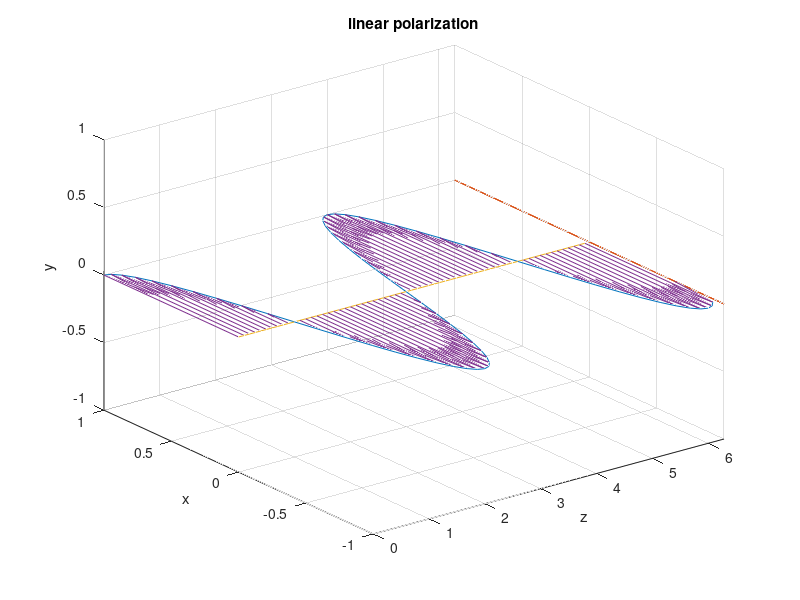
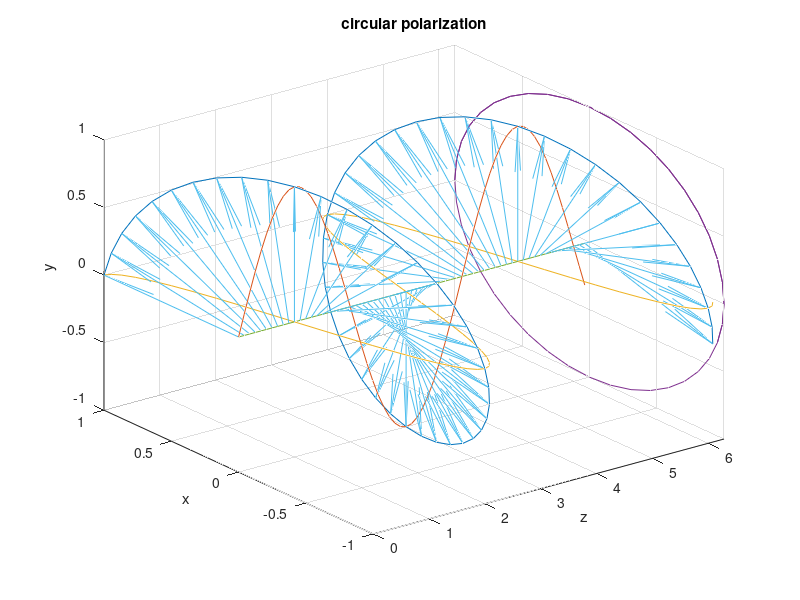
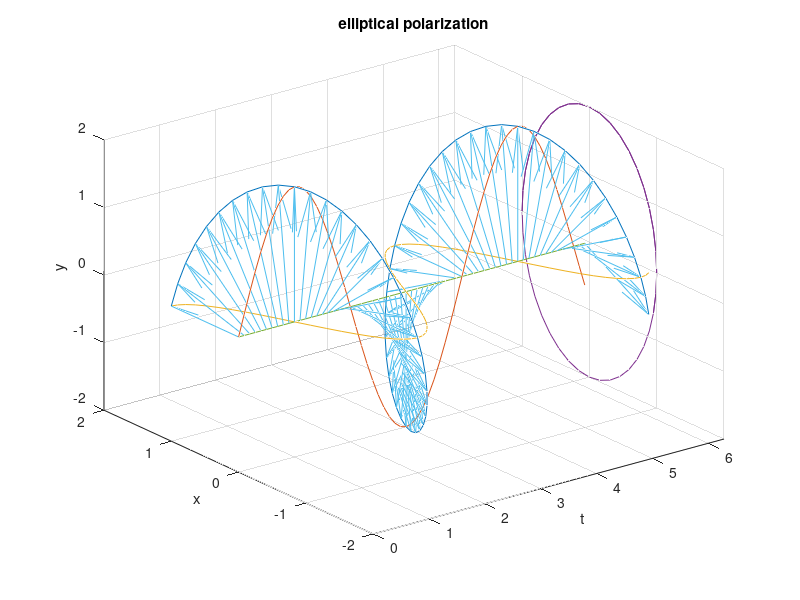

Write MATLAB code to recreate these figures, in order.
%getting a pretty wave
%calculate the polarization vector as a function of position 
%for linearly, circularly, and elliptically polarized light
%propogating in the z direction, and its projection onto the x-y axis
%visualize this
clear

%some constants
E0= 1 %magnitude
E1= 1
k= pi/2 %wave vector (frequency)
o1=0 %(omega/angular freq*time=phase (changes w time))
o2=0
%our direction of propogation
z=0:0.1:2*pi

%linear polarization
x=E0*cos(k*z-o1);
E1=0
y=E1*sin(k*z-o2);

figure 
plot3(z,x,y)
hold on
plot3(z*0+2*pi,x,y)% x-y projection
%----making a line through the origin
plot(z,z*0)
%---making it go to the point
quiver3(z,0*z,0*z,0*z,x,y,'AutoScale','off')
%Plot3AxisAtOrigin(x,y,z)
%---making it pretty
grid on
xlim([0 2*pi]);
ylim([-1 1]);
zlim([-1 1]);
title('linear polarization')
xlabel('z'); 
ylabel('x');
zlabel('y');
hold off

%circular polarization
x=E0*cos(k*z-o1);
E1=E0
y=E1*sin(k*z-o2);

figure 
plot3(z,x,y)
hold on
plot3(z,z*0,y)% x wave
plot3(z,x,z*0)% y wave
plot3(z*0+2*pi,x,y)% x-y projection
hold on
%----making a line through the origin
plot(z,z*0)
%---making it go to the point
quiver3(z,0*z,0*z,0*z,x,y,'AutoScale','off')
%Plot3AxisAtOrigin(x,y,z)
grid on
xlim([0 2*pi]);
ylim([-1 1]);
zlim([-1 1]);
title('circular polarization')
xlabel('z'); 
ylabel('x');
zlabel('y');
hold off

%linear polarization
x=E0*cos(k*z-o1);
E1=2
%do I want to change the omega to get the elliptical?
y=E1*sin(k*z-o2);

figure 
plot3(z,x,y)
hold on
plot3(z,x*0,y)% x wave
plot3(z,x,y*0)% y wave
plot3(z*0+2*pi,x,y)% x-y projection
hold on
%----making a line through the origin
plot(z,z*0)
%---making it go to the point
quiver3(z,0*z,0*z,0*z,x,y,'AutoScale','off')
%Plot3AxisAtOrigin(x,y,z)
grid on
xlim([0 2*pi]);
ylim([-2 2]);
zlim([-2 2]);
title('elliptical polarization')
xlabel('t'); 
ylabel('x');
zlabel('y');
hold off


%things to do:
%rotate the axes
%--rotating the data is easier
%make a grid through zero in the x and y directions
%--copied plot3axisatorigin
%overlay the x,y view of it
%--graph the y z and set the x to 0+ offset
%fill in the middle?
%--used quiver
%make the formulas actually the right ones
%--I am so confused w the variables, nvm i kinda figured it out? we r
%ignoring time
%make 3 separate plots for linear circular n elliptical
%--done